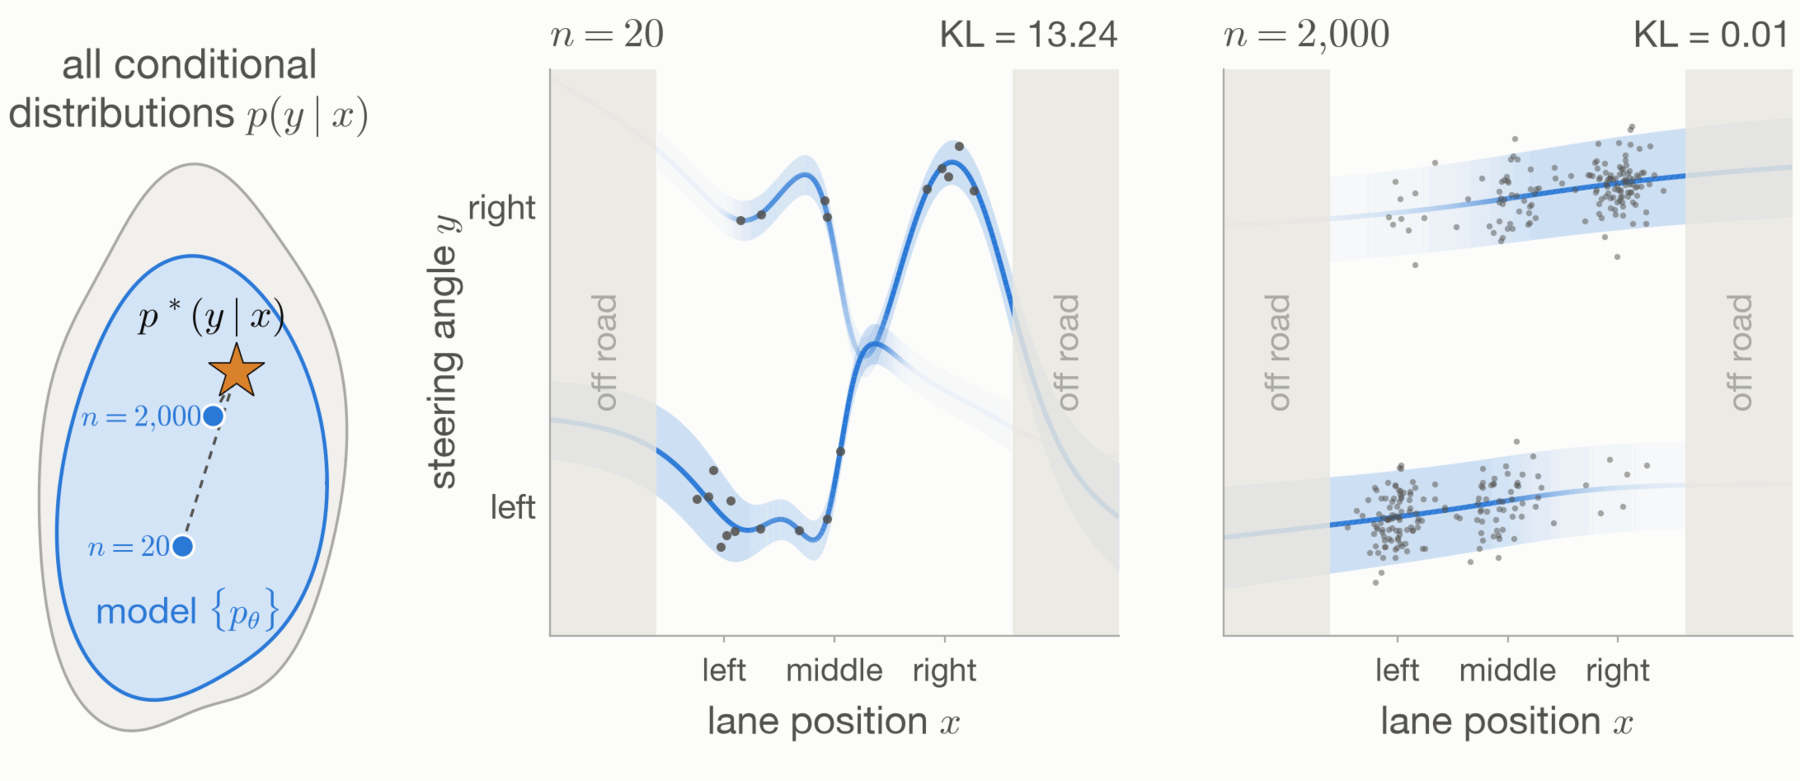

Here is the Python script that generated this plot:
"""A mixture density network contains the truth, but needs enough data to find it.

Run: python 06_more_data.py  (requires numpy, scipy, matplotlib)
"""

import matplotlib.pyplot as plt
import numpy as np

from common import (INK2, LANES, MODEL, MODEL_PALE, POINT, ROAD, SPACE, SURFACE, TRUTH_XY,
                    draw_truth_star, input_density, save, setup_style, space_outline,
                    style_data_axes, style_space_axes, true_density)
from mdn import draw_fit, fit, model_density

xg = np.linspace(*ROAD, 201)[1:-1]
px = input_density(xg)
px /= px.sum()
yg = np.linspace(-1.2, 1.2, 1201)


def expected_kl(params):
    X, Y = np.meshgrid(xg, yg, indexing="ij")
    P = true_density(X, Y)
    Q = model_density(params, X.ravel(), Y.ravel()).reshape(X.shape)
    kl = np.sum(P * (np.log(np.maximum(P, 1e-300)) - np.log(np.maximum(Q, 1e-300))), axis=1)
    return np.sum(px * kl * (yg[1] - yg[0]))


def mixture_outline(n=300):
    """A larger blob that contains the truth."""
    t = np.linspace(0, 2 * np.pi, n)
    r = 1 + 0.07 * np.sin(2 * t + 0.6) + 0.05 * np.cos(3 * t + 0.9)
    return 0.0 + 0.82 * r * np.cos(t), -0.15 + 1.45 * r * np.sin(t)


setup_style()
fig = plt.figure(figsize=(11.5, 5.2), facecolor=SURFACE)
ax_space = fig.add_axes((0.0, 0.04, 0.24, 0.84))
style_space_axes(ax_space)
bx, by = space_outline()
ax_space.fill(bx, by, color=SPACE, lw=0, zorder=0)
ax_space.plot(bx, by, color=POINT, lw=1.2, zorder=1)
mx, my = mixture_outline()
ax_space.fill(mx, my, color=MODEL_PALE, alpha=0.8, lw=0, zorder=2)
ax_space.plot(mx, my, color=MODEL, lw=1.6, zorder=3)
ax_space.text(0.0, -1.05, r"model $\{p_\theta\}$", fontsize=16, color=MODEL, ha="center",
              zorder=6)
draw_truth_star(ax_space, label=False)
ax_space.text(0.15, TRUTH_XY[1] + 0.22, r"$p^*(y \mid x)$", fontsize=17, ha="center",
              va="bottom", zorder=6)

fits = [(20, 3), (2000, 0)]
dots = [(-0.05, -0.55), (0.15, 0.28)]
for i, ((n, seed), xy) in enumerate(zip(fits, dots)):
    x, y, params = fit(n, seed)
    kl = expected_kl(params)
    print(f"n={n}: KL {kl:.2f}")

    ax = fig.add_axes((0.31 + i * 0.355, 0.2, 0.3, 0.66))
    style_data_axes(ax)
    if i:
        ax.set_ylabel("")
        ax.set_yticks([])
    ax.set_xticks([c for c, _ in LANES], ["left", "middle", "right"], fontsize=14, color=INK2)
    ax.tick_params(axis="x", length=3, color=POINT)
    ax.set_xlabel("lane position $x$", fontsize=17, color=INK2, labelpad=4)
    draw_fit(ax, params)
    show = slice(0, 300)
    ax.scatter(x[show], y[show], s=16 if n < 100 else 7, color=INK2,
               alpha=0.85 if n < 100 else 0.5, lw=0, zorder=2)
    ax.text(0, 1.04, f"$n = {n:,}$".replace(",", "{,}"), transform=ax.transAxes, fontsize=18,
            color=INK2)
    ax.text(1, 1.04, f"KL = {kl:.2f}", transform=ax.transAxes, fontsize=16, color=INK2,
            ha="right")

    ax_space.plot(*xy, "o", ms=10, color=MODEL, mec="white", mew=1.2, zorder=7)
    ax_space.plot([xy[0], TRUTH_XY[0]], [xy[1], TRUTH_XY[1]], color=INK2, lw=1.2,
                  ls=(0, (3, 2.5)), zorder=5)
    ax_space.text(xy[0] - 0.07, xy[1], f"$n = {n:,}$".replace(",", "{,}"), fontsize=13,
                  color=MODEL, ha="right", va="center", zorder=7)

ax_space.text(0, 2.05, "all conditional\n" r"distributions $p(y \mid x)$", fontsize=18,
              ha="center", va="bottom", color=INK2)
save(fig, __file__)
